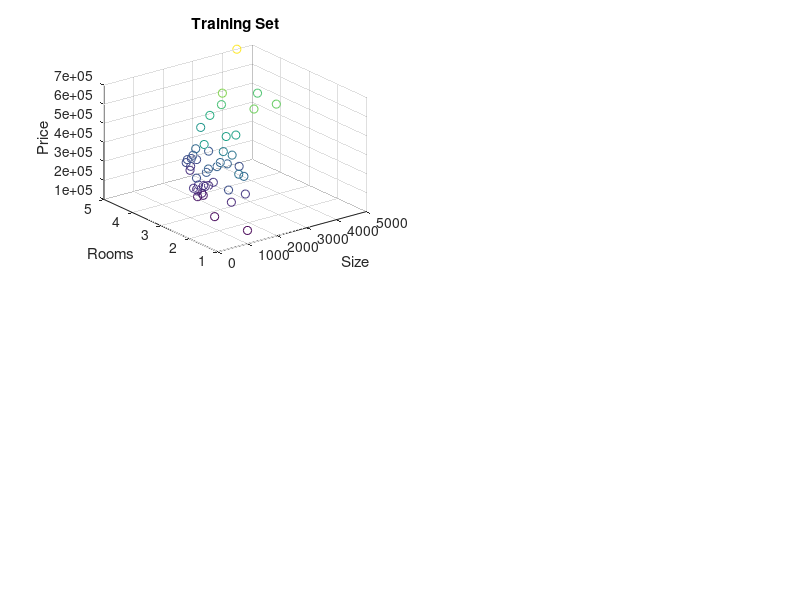

Reproduce this figure in MATLAB. (Note: this script raises an error after producing the figure.)
% Clear variables and a screen.
clear; close all; clc;

% Loading training data from file ----------------------------------------------
fprintf('Loading the training data from file...\n');

% Loading training data from file.
data = load('house_prices.csv');

% Split data into features and results.
X = data(:, 1:2);
y = data(:, 3);

% Plotting training data -------------------------------------------------------
fprintf('Plotting the training data...\n');

% Create a window, position and resize it.
figure(1, 'position', [50, 50, 850, 650]);

% Split the figure on 2x2 sectors.
% Start drawing in first sector.
subplot(2, 2, 1);

scatter3(X(:, 1), X(:, 2), y, [], y(:), 'o');
title('Training Set');
xlabel('Size');
ylabel('Rooms');
zlabel('Price');

% Running linear regression ----------------------------------------------------
fprintf('Running linear regression...\n');

alpha = 0.1;
num_iterations = 100;
[theta mu sigma X_normalized J_history] = linear_regression(X, y, alpha, num_iterations);

% Plotting normalized training data --------------------------------------------
fprintf('Plotting normalized training data...\n');

% Start drawing in second sector.
subplot(2, 2, 2);

scatter3(X_normalized(:, 2), X_normalized(:, 3), y, [], y(:), 'o');
title('Normalized Training Set');
xlabel('Normalized Size');
ylabel('Normalized Rooms');
zlabel('Price');

% Draw gradient descent progress ------------------------------------------------
fprintf('Plot gradient descent progress...\n');

% Continue plotting to the right area.
subplot(2, 2, 3);

plot(1:num_iterations, J_history);
xlabel('Iteration');
ylabel('J(\theta)');
title('Gradient Descent Progress');

% Plotting hypothesis plane on top of training set -----------------------------
fprintf('Plotting hypothesis plane on top of training set...\n');

% Get apartment size and rooms boundaries.
apt_sizes = X_normalized(:, 2);
apt_rooms = X_normalized(:, 3);
apt_size_range = linspace(min(apt_sizes), max(apt_sizes), 10);
apt_rooms_range = linspace(min(apt_rooms), max(apt_rooms), 10);

% Calculate predictions for each possible combination of rooms number and appartment size.
apt_prices = zeros(length(apt_size_range), length(apt_rooms_range));
for apt_size_index = 1:length(apt_size_range)
    for apt_room_index = 1:length(apt_rooms_range)
        X = [1, apt_size_range(apt_size_index), apt_rooms_range(apt_room_index)];
        apt_prices(apt_size_index, apt_room_index) = h(X, theta);
    end
end

% Plot the plane on top of training data to see how it feets them.
subplot(2, 2, 2);
hold on;
mesh(apt_size_range, apt_rooms_range, apt_prices);
hold off;
